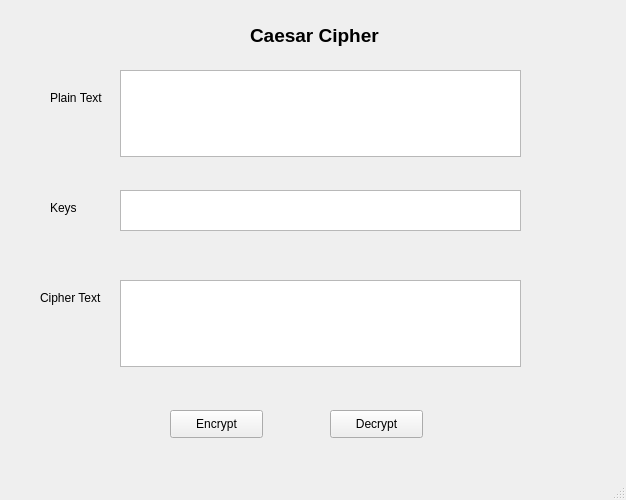
<?xml version="1.0" encoding="UTF-8"?>
<ui version="4.0">
 <class>MainWindow</class>
 <widget class="QMainWindow" name="MainWindow">
  <property name="geometry">
   <rect>
    <x>0</x>
    <y>0</y>
    <width>626</width>
    <height>500</height>
   </rect>
  </property>
  <property name="windowTitle">
   <string>Caesar Cipher</string>
  </property>
  <widget class="QWidget" name="centralwidget">
   <widget class="QLabel" name="label">
    <property name="geometry">
     <rect>
      <x>250</x>
      <y>10</y>
      <width>171</width>
      <height>51</height>
     </rect>
    </property>
    <property name="font">
     <font>
      <pointsize>14</pointsize>
      <weight>75</weight>
      <bold>true</bold>
     </font>
    </property>
    <property name="text">
     <string>Caesar Cipher </string>
    </property>
   </widget>
   <widget class="QLabel" name="label_2">
    <property name="geometry">
     <rect>
      <x>50</x>
      <y>90</y>
      <width>61</width>
      <height>16</height>
     </rect>
    </property>
    <property name="text">
     <string>Plain Text</string>
    </property>
   </widget>
   <widget class="QLabel" name="label_3">
    <property name="geometry">
     <rect>
      <x>50</x>
      <y>200</y>
      <width>55</width>
      <height>16</height>
     </rect>
    </property>
    <property name="text">
     <string>Keys</string>
    </property>
   </widget>
   <widget class="QLabel" name="label_4">
    <property name="geometry">
     <rect>
      <x>40</x>
      <y>290</y>
      <width>71</width>
      <height>16</height>
     </rect>
    </property>
    <property name="text">
     <string>Cipher Text</string>
    </property>
   </widget>
   <widget class="QPushButton" name="btn_encrypt">
    <property name="geometry">
     <rect>
      <x>170</x>
      <y>410</y>
      <width>93</width>
      <height>28</height>
     </rect>
    </property>
    <property name="text">
     <string>Encrypt</string>
    </property>
   </widget>
   <widget class="QPushButton" name="btn_decrypt">
    <property name="geometry">
     <rect>
      <x>330</x>
      <y>410</y>
      <width>93</width>
      <height>28</height>
     </rect>
    </property>
    <property name="text">
     <string>Decrypt</string>
    </property>
   </widget>
   <widget class="QPlainTextEdit" name="txt_plain_text">
    <property name="geometry">
     <rect>
      <x>120</x>
      <y>70</y>
      <width>401</width>
      <height>87</height>
     </rect>
    </property>
   </widget>
   <widget class="QTextEdit" name="txt_key">
    <property name="geometry">
     <rect>
      <x>120</x>
      <y>190</y>
      <width>401</width>
      <height>41</height>
     </rect>
    </property>
   </widget>
   <widget class="QPlainTextEdit" name="txt_cipher_text">
    <property name="geometry">
     <rect>
      <x>120</x>
      <y>280</y>
      <width>401</width>
      <height>87</height>
     </rect>
    </property>
   </widget>
  </widget>
  <widget class="QStatusBar" name="statusbar"/>
 </widget>
 <resources/>
 <connections/>
</ui>
